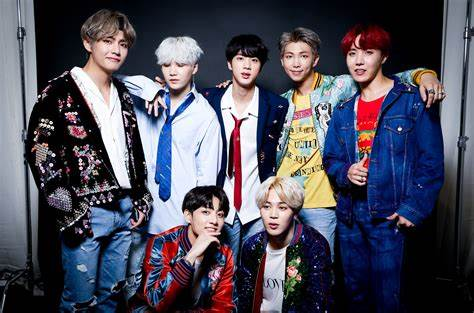
#> input picture photos/bts.jpg, 474 x 313 px
$ python face_detection_haarCascades.py
#> lines starting #> are read from the running program, lines starting #| are printed output that depends on the picture; after the words box and inside, x2 and y2 are one past the last pixel; in counts of white or black regions, pixels touching at a corner belong together
import cv2
import numpy as np

#call classifier
face_cascade = cv2.CascadeClassifier('haar_face.xml')

#read image
img = cv2.imread('photos/bts.jpg')
#> img is the input picture: shape (313, 474, 3); mean B, G, R 90.6, 76.9, 78.3

# convert image to grayscale
gray = cv2.cvtColor(img, cv2.COLOR_BGR2GRAY)
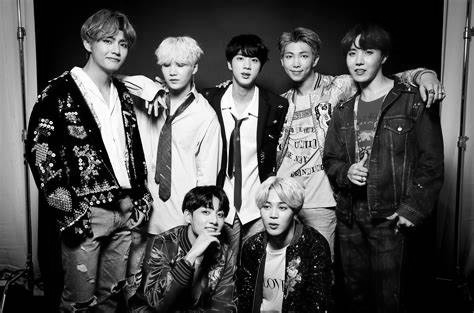
#> gray: shape (313, 474); min 0, max 255, mean 78.9

#detect faces in image
faces = face_cascade.detectMultiScale(gray, 1.1, 4)
#> faces = [[278, 42, 38, 38], [155, 51, 37, 37], [228, 45, 38, 38], [91, 23, 49, 49], [249, 185, 51, 51]]

#iterate over faces detected
for (x,y,w,h) in faces:
    cv2.rectangle(img, (x,y), (x+w, y+h), (255,0,0), 3)
#> this loop made 5 passes
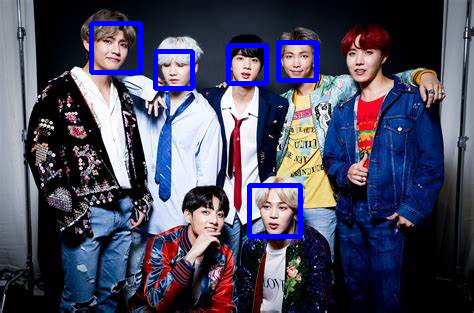
#> img: shape (313, 474, 3); 2.83% of pixels changed, all inside (x1, y1, x2, y2) = (89, 21, 319, 239)

#display output
cv2.imshow('Detected Faces', img)
cv2. waitKey(0)

$ run again, with photos/RollSafe.jpg copied over photos/bts.jpg
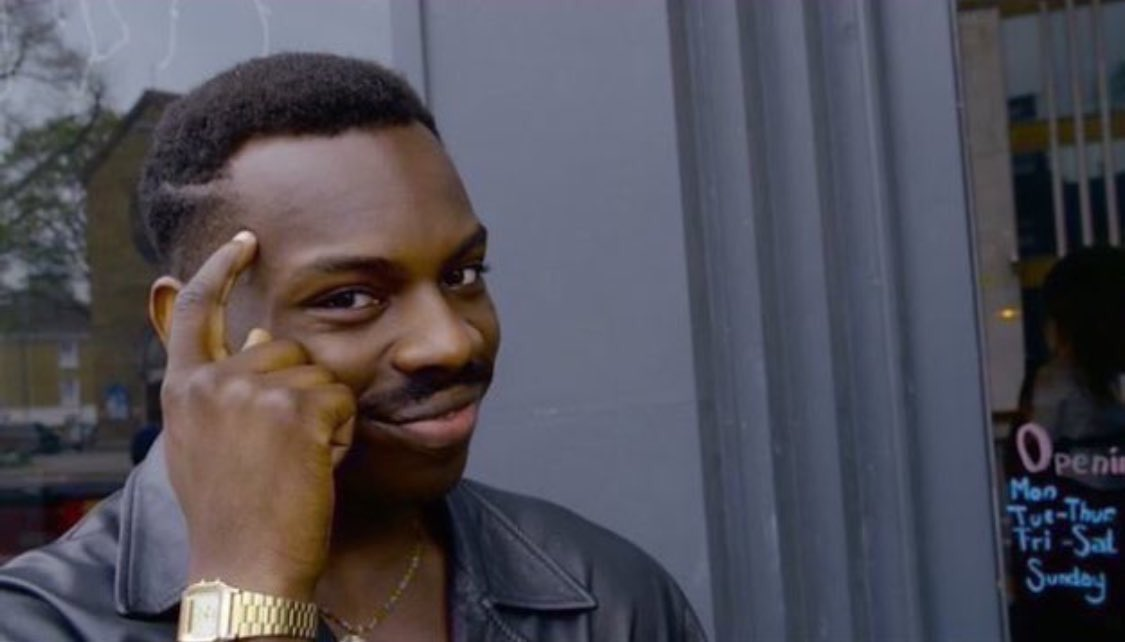
#> input picture photos/RollSafe.jpg, 1125 x 642 px
#> img is the input picture: shape (642, 1125, 3); mean B, G, R 87.6, 78.7, 80.9
#> `gray = cv2.cvtColor(img, cv2.COLOR_BGR2GRAY)`:
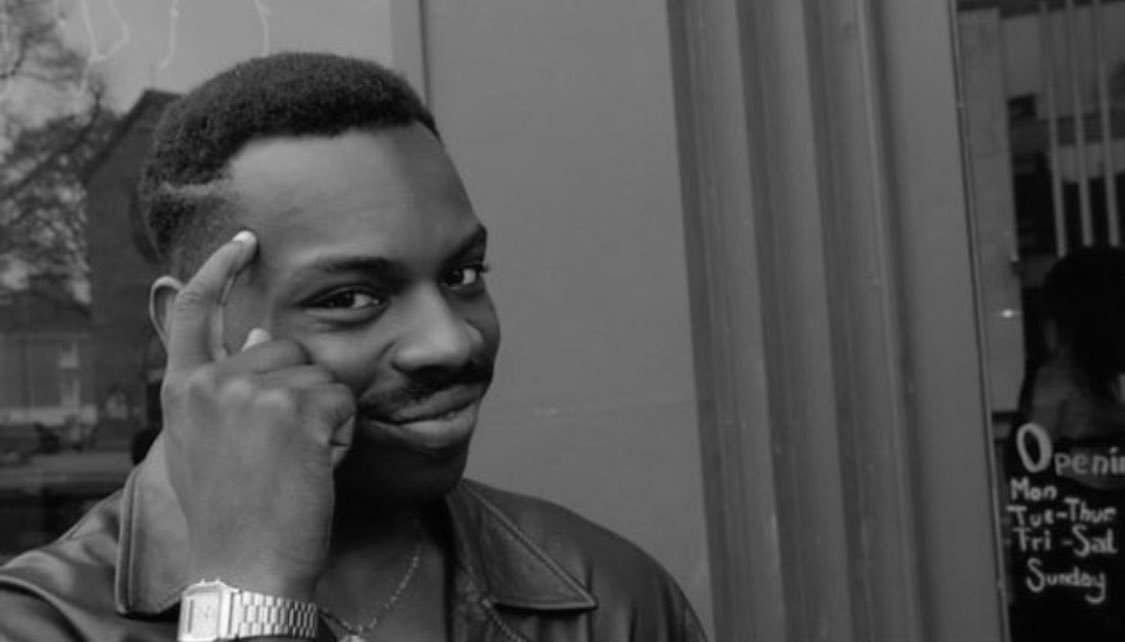
#> gray: shape (642, 1125); min 1, max 254, mean 80.5
#> faces = [[302, 397, 62, 62]]
#> the loop `for (x,y,w,h) in faces:` made 1 pass
#> after the loop `for (x,y,w,h) in faces:`:
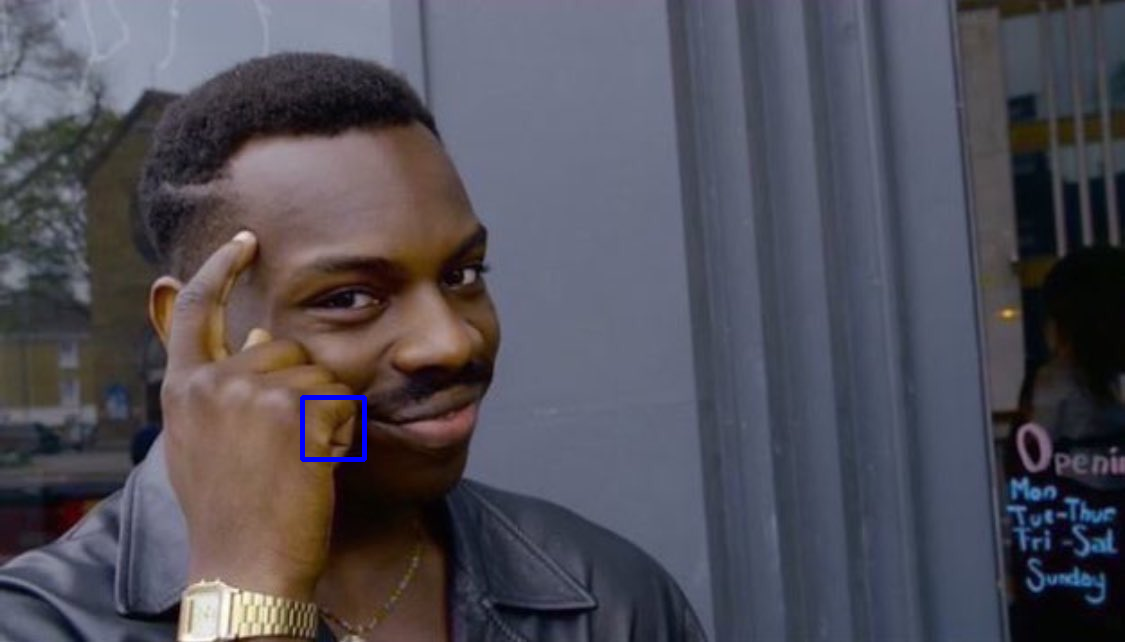
#> img: shape (642, 1125, 3); 0.17% of pixels changed, all inside (x1, y1, x2, y2) = (300, 395, 367, 462)

$ run again, with photos/kiss.jpg copied over photos/bts.jpg
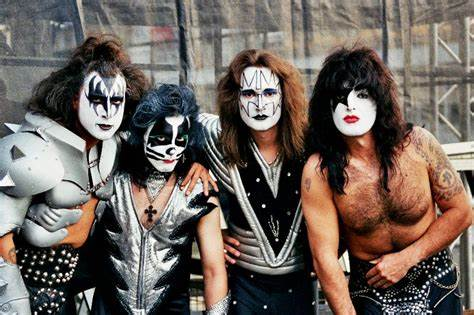
#> input picture photos/kiss.jpg, 474 x 315 px
#> img is the input picture: shape (315, 474, 3); mean B, G, R 92.8, 99.6, 110.1
#> `gray = cv2.cvtColor(img, cv2.COLOR_BGR2GRAY)`:
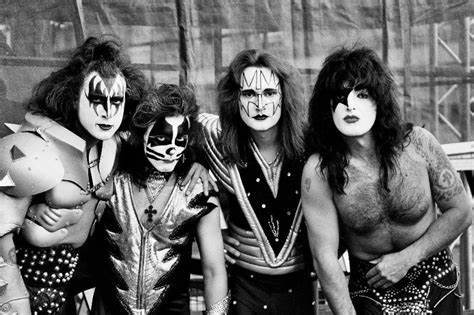
#> gray: shape (315, 474); min 0, max 255, mean 102
#> faces = [[78, 79, 59, 59], [228, 70, 63, 63], [323, 74, 60, 60]]
#> the loop `for (x,y,w,h) in faces:` made 3 passes
#> after the loop `for (x,y,w,h) in faces:`:
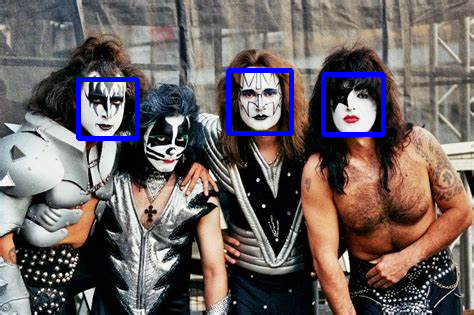
#> img: shape (315, 474, 3); 2.41% of pixels changed, all inside (x1, y1, x2, y2) = (76, 68, 386, 141)
